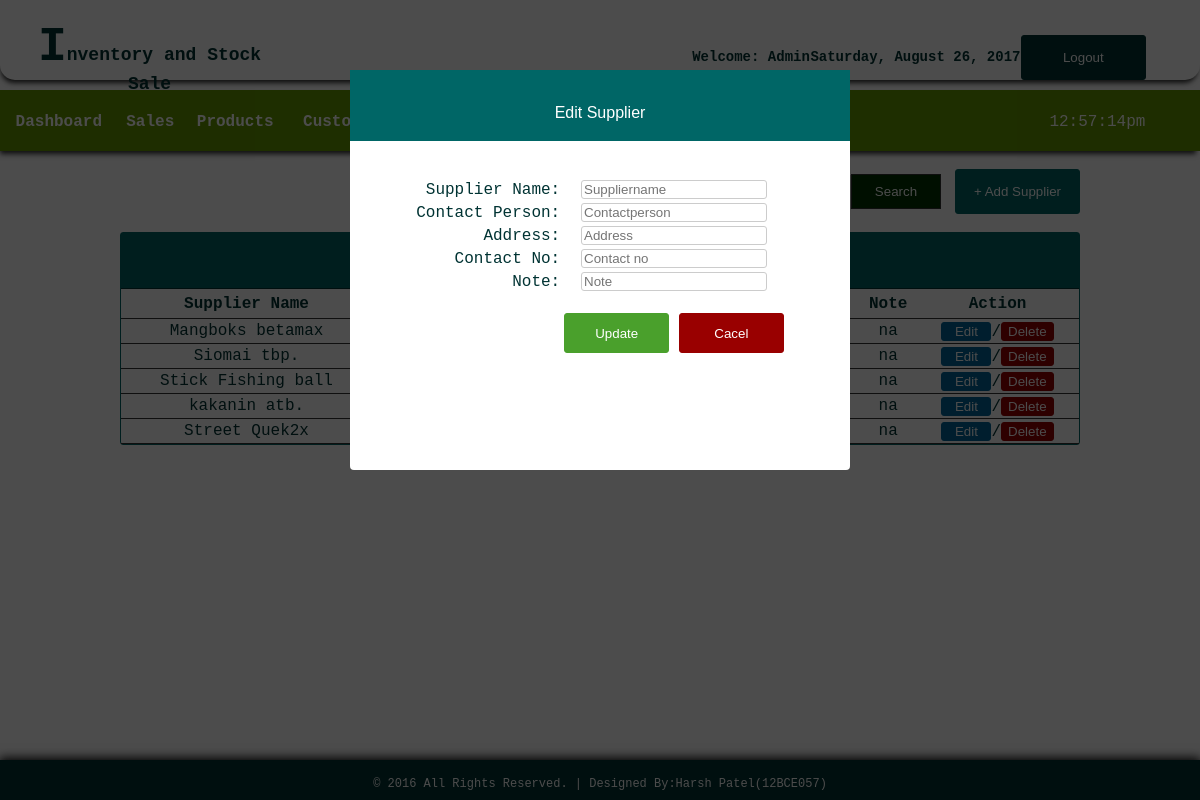
Page /edit_supplier.php (signed in) on the committed database.
### tables this page shows
CREATE TABLE IF NOT EXISTS `supplier` (
`id` int(11) NOT NULL,
  `suppliername` varchar(100) NOT NULL,
  `contactperson` varchar(100) NOT NULL,
  `address` varchar(100) NOT NULL,
  `contactno` varchar(11) NOT NULL,
  `note` varchar(200) NOT NULL
);

### edit_supplier.php (the view, shortened to what this page needs)
<!DOCTYPE html PUBLIC "-//W3C//DTD XHTML 1.0 Transitional//EN" "http://www.w3.org/TR/xhtml1/DTD/xhtml1-transitional.dtd">
<html xmlns="http://www.w3.org/1999/xhtml">
<head>
</head>
<link rel="stylesheet" type="text/css" href="css/css1.css">
<body>
<div id="container">
<div id="header">
<table cellspacing="0" width="100%" border="0" cellpadding="20px">
<tr>
	<td width="56%">
    <table width="41%" border="0" cellspacing="0" cellpadding="0">
	  <tr>
	    <th scope="col"><font size="12px">I</font><span style="font-size: 18px;">nventory and Stock Sale  </span></th>
	    </tr>
	  </table></td>
    <td style="font-size:14px;">
      <table width="93%" border="0" cellspacing="0" cellpadding="0">
        <tr>
        	<th scope="col">Welcome: <?php echo $_SESSION['access'];?></th>
          	<th scope="col"><?php
			$Today = date('y:m:d',time());
			$new = date('l, F d, Y', strtotime($Today));
			echo $new;
			?></th>
          	<th scope="col" width="20px"><a href="logout.php">
            <input type="button" id="btnadd" value="Logout" align="middle" />
          	</a></th>
        </tr>
  </table></td>
    </tr>
</table>
</div>
<br><br><br><br><br>
<div id = "headnav">
<table width="100%" border="0" cellpadding="0" cellspacing="0">
<tr>
	<td width="669" height="62">
	<table width="669" border="0" cellspacing="0" cellpadding="0">
	  <tr>
	    <th width="90" height="56" scope="col"><a href="index.php">Dashboard</a></th>
	    <th width="50" scope="col"><a href="sales.php">Sales</a></th>
	    <th width="80" scope="col"><a href="products.php">Products</a></th>
	    <th width="90" scope="col"><a href="customers.php">Customers</a></th>
	    <th width="90" scope="col"><a href="supplier.php">Supplier</a></th>
	    <th width="112" scope="col"><a href="salesreport.php">Sales Report</a></th>
	    </tr>
	  </table>
      </td>
      <td width="13">
      <table border="0" cellspacing="0" cellpadding="0">
      	<tr>
        	<td align="left" style="color:#FFF">
            <?php
			$date_time=date("h:i:sa");
			echo $date_time;
			?>
            </td>
        </tr>
      </table>
      </td>
</tr>
</table>
</div>
<br>
<div id="footer">
<table border="0" cellpadding="15px" align="center"; style="size: 12px; font-family: 'Courier New', Courier, monospace; color: #FFF; font-size: 12px;">
<tr>
	<td>
    &copy; 2016 All Rights Reserved.  |  Designed By:Harsh Patel(12BCE057)
    </td>
</tr>
</table>
</div>
<table width="80%" border="0" align="center" cellpadding="0" cellspacing="0">
      <tr>
        <td width="750" align="right"><form action="result.php" method="get" ecntype="multipart/data-form">
        <input type="text" name="query" style="border:1px solid #CCC; color: #333; width:210px; height:30px;" placeholder="Search supplier..." /><input type="submit" id="btnsearch" value="Search" name="search" />
        </form></td>
        <td width="127" height="37" align="right">
        <a href="javascript:void(0)" onclick="toggle_visibility('popup-box1')"><input type="button" style="border:1px solid #066; background:#066; height:45px; width:125px; color:#FFF; border-radius:3px; font-family:'Lucida Sans Unicode', 'Lucida Grande', sans-serif;" value="+ Add Supplier" /></a></td>
      </tr>
    </table></th>
  <div id="popup-box2" class="popup-position1">
<div id="popup-wrapper1">
<div id="popup-container1">
    <div id="popup-head-color2">
    <br>
    <p style="font-family:'Lucida Sans Unicode', 'Lucida Grande', sans-serif;font-size:16px;"> Edit Supplier </p>
    </div>
<?php
include 'config.php';
$id = $_GET['id'];
$view = "SELECT * from supplier where md5(id) = '$id'";
$result = $db_link->query($view);
$row = $result->fetch_assoc();
?>
    <br>
    <form action="" method="POST">
    <table border="0" align="center">
    <tr>
    <td align="right">Supplier Name:</td>
    <td><input type="text" id="txtbox" name="suppliername" placeholder="Suppliername" value="<?php echo $row['suppliername'];?>" required><br></td>
    </tr>
    <tr>
    <td align="right">Contact Person:</td>
    <td><input type="text" id="txtbox" name="contactperson" placeholder="Contactperson" value="<?php echo $row['contactperson'];?>" required><br></td>
    </tr>
    <tr>
    <td align="right">Address:</td>
    <td><input type="text" id="txtbox" name="address" placeholder="Address" value="<?php echo $row['address'];?>" required><br></td>
    </tr>
    <tr>
    <td align="right">Contact No:</td>
    <td><input type="text" id="txtbox" name="contactno" maxlength="11" placeholder="Contact no" value="<?php echo $row['contactno'];?>" required><br></td>
    </tr>
    <tr>
    <td align="right">Note:</td>
    <td><input type="text" id="txtbox" name="note" placeholder="Note" value="<?php echo $row['note'];?>" required><br></td>
    </tr>
    <br>
    <tr align="center">
    <td>&nbsp;  </td>
    <td>
    <br>
    <input type="SUBMIT" name="update" id="btnnav" value="Update"></form>
    <a href="supplier.php"><input type="button" style="border:1px solid #900; background:#900; height:40px; width:105px; border-radius:3px; color:#FFF;" value="Cacel"></a>
</div>
</div>
</div>
  <br>
  <tr>
    <td>
    <table border="0" cellpadding="0" cellspacing="0" align="center" width="80%" style="border:1px solid #066; color:#033;">
     <tr>
     <th colspan="7" align="center" height="55px" style="border-bottom:1px solid #033; background: #066; color:#FFF;"> Products 	</th>
    </tr>
      <tr height="30px">
        <th style="border-bottom:1px solid #333;"> Supplier Name </th>
        <th style="border-bottom:1px solid #333;"> Contact Person </th>
        <th style="border-bottom:1px solid #333;"> Address </th>
        <th style="border-bottom:1px solid #333;"> Contact No. </th>
        <th style="border-bottom:1px solid #333;"> Note </th>
        <th style="border-bottom:1px solid #333;"> Action </th>
      </tr>
       <?php
require('config.php');
$query="SELECT * FROM supplier";
$result=mysqli_query($db_link, $query);
while ($row=mysqli_fetch_array($result)){?>
      <tr align="center" height="25px;">
      	<td style="border-bottom:1px solid #333;"> <?php echo $row['suppliername']; ?> </td>
        <td style="border-bottom:1px solid #333;"> <?php echo $row['contactperson']; ?> </td>
        <td style="border-bottom:1px solid #333;"> <?php echo $row['address']; ?> </td>
        <td style="border-bottom:1px solid #333;"> <?php echo $row['contactno']; ?> </td>
        <td style="border-bottom:1px solid #333;"> <?php echo $row['note']; ?> </td>
        <td style="border-bottom:1px solid #333;">
        <a href="edit_supplier.php?id=<?php echo md5($row['id']);?>"><input type="button" value="Edit" style="width:50px; height:20; color:#FFF; background:#069; border:1px solid #069; border-radius:3px;"></a>/<a href="delete_supplier.php"><input type="button" value="Delete" style="width:15; height:20; color:#FFF; background: #900; border:1px solid #900; border-radius:3px;"></a>
        </td>
        </td>
      </tr>
   <?php
}?>
</div>
</body>
</html>

### css/css1.css (style rules this page uses)
html { font-family: "Courier New", Courier, monospace; color: #033; height:100%; margin:0; padding:0; -webkit-background-size: cover; -moz-background-size: cover; -o-background-size: cover; background-size: cover; }
body { margin:0; font-size:16px; height:100%; margin:0; padding:0; }
#container { height:100px; width: auto; margin:0 auto; }
#header { box-shadow: -1px 5px 5px -2px #333333; position:fixed; width:100%; height:80px; border-radius:0px 0px 15px 15px; background-color:#FFF; }
#footer { clear: both; background: #033; height: 40px; width: 100%; position: fixed; left: 0px; bottom: 0px; text-align: center; box-shadow:0px -1px 10px 1px #000; }
#headnav { box-shadow: -2px 5px 5px -2px #333333; border-top:1px solid #690; padding:0px; clear:both; background: #690; height:60px; width:100%; }
#btnnav { border:1px solid #4AA02C; background: #4AA02C; border-radius:3px; height:40px; width:105px; color:#FFF; font-family:"Lucida Sans Unicode", "Lucida Grande", sans-serif; }
#btnsearch { border:1px solid #333; background: #030; height:35px; width:90px; color: #FFF; font-family:"Lucida Sans Unicode", "Lucida Grande", sans-serif; }
#btnadd { border:1px solid #033; background: #033; border-radius:3px; height:45px; width:125px; color: #FFF; font-family:"Lucida Sans Unicode", "Lucida Grande", sans-serif; }
#txtbox { border:1px solid #CCC; background: #FFF; border-radius:3px; width:180px; font-family:"Lucida Sans Unicode", "Lucida Grande", sans-serif; }
#popup-head-color2 { width:500px; height:1px; color:#FFF; background:#066; margin-left:auto; margin-right:auto; padding:0px 0px 70px; }
.popup-position1 { display: block; position:fixed; top:0; left:0; background-color:rgba(0,0,0,0.7); width:100%; height:100%; }
#popup-wrapper1 { width:500px; margin:70px auto; text-align:center; }
#popup-container1 { background-color:#fff; border-radius:4px; text-align:center; height:400px; }
a:link { color:#FFF; text-decoration: none; }
table { border-radius:3px; text-align: center; }

### rows in the picture
supplier: suppliername "Mangboks betamax", note "na"
supplier: suppliername "Siomai tbp.", note "na"
supplier: suppliername "Stick Fishing ball", note "na"
supplier: suppliername "kakanin atb.", note "na"
supplier: suppliername "Street Quek2x", note "na"

### other values in the picture
$_SESSION['access'] "Admin"
